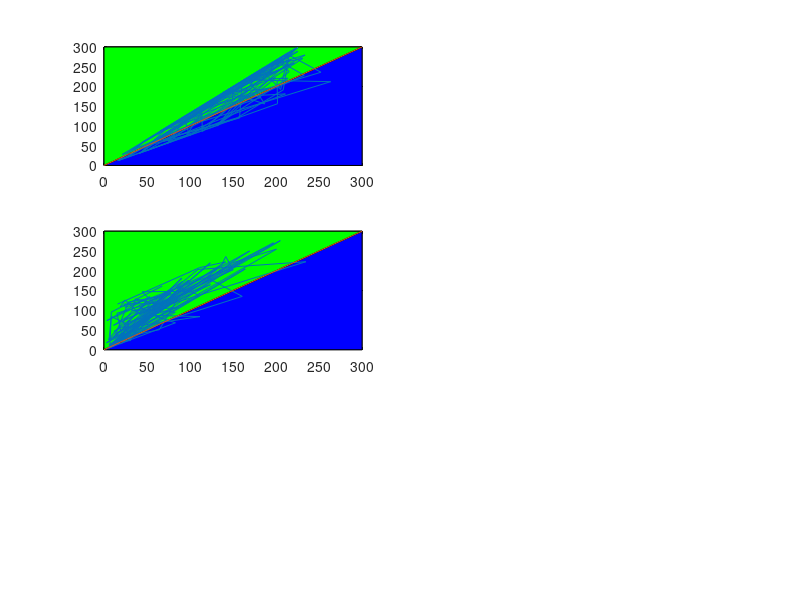

The MATLAB source for this figure:

clear
clc

load param_ThrePert_SA0SB0_25pc_AND.mat
load param_RandSA0SB0_AND.mat

unp=tri_types(nrr,:);
ind=tri_type_SA0ltSB0;
dir=tri_type_SB0ltSA0;

nr=length(tri_type_SB0ltSA0);

for ii=1:nr

    if tri_type_SA0ltSB0(ii)==1 
        M_state_SA0ltSB0(ii,1)=SNB_SA0ltSB0(ii,3)-SNB_SA0ltSB0(ii,4);
        H_state_SA0ltSB0(ii,1)=SNB_SA0ltSB0(ii,3)-SNB_SA0ltSB0(ii,2);
        Tri_Reg_SA0ltSB0(ii,1)=SNB_SA0ltSB0(ii,1)-SNB_SA0ltSB0(ii,4);
    elseif tri_type_SA0ltSB0(ii)==3
        M_state_SA0ltSB0(ii,1)=SNB_SA0ltSB0(ii,3)-SNB_SA0ltSB0(ii,4);
        H_state_SA0ltSB0(ii,1)=SNB_SA0ltSB0(ii,3)-SNB_SA0ltSB0(ii,2);
        Tri_Reg_SA0ltSB0(ii,1)=SNB_SA0ltSB0(ii,1)-SNB_SA0ltSB0(ii,2);
    elseif tri_type_SA0ltSB0(ii)==2 
        M_state_SA0ltSB0(ii,1)=SNB_SA0ltSB0(ii,1)-SNB_SA0ltSB0(ii,4);
        H_state_SA0ltSB0(ii,1)=SNB_SA0ltSB0(ii,3)-SNB_SA0ltSB0(ii,2);
        Tri_Reg_SA0ltSB0(ii,1)=SNB_SA0ltSB0(ii,3)-SNB_SA0ltSB0(ii,4);
    elseif tri_type_SA0ltSB0(ii)==4 
        M_state_SA0ltSB0(ii,1)=SNB_SA0ltSB0(ii,1)-SNB_SA0ltSB0(ii,4);
        H_state_SA0ltSB0(ii,1)=SNB_SA0ltSB0(ii,3)-SNB_SA0ltSB0(ii,2);
        Tri_Reg_SA0ltSB0(ii,1)=SNB_SA0ltSB0(ii,3)-SNB_SA0ltSB0(ii,2);
    end


    if tri_type_SB0ltSA0(ii)==1 
        M_state_SB0ltSA0(ii,1)=SNB_SB0ltSA0(ii,3)-SNB_SB0ltSA0(ii,4);
        H_state_SB0ltSA0(ii,1)=SNB_SB0ltSA0(ii,3)-SNB_SB0ltSA0(ii,2);
        Tri_Reg_SB0ltSA0(ii,1)=SNB_SB0ltSA0(ii,1)-SNB_SB0ltSA0(ii,4);
    elseif tri_type_SB0ltSA0(ii)==3
        M_state_SB0ltSA0(ii,1)=SNB_SB0ltSA0(ii,3)-SNB_SB0ltSA0(ii,4);
        H_state_SB0ltSA0(ii,1)=SNB_SB0ltSA0(ii,3)-SNB_SB0ltSA0(ii,2);
        Tri_Reg_SB0ltSA0(ii,1)=SNB_SB0ltSA0(ii,1)-SNB_SB0ltSA0(ii,2);
    elseif tri_type_SB0ltSA0(ii)==2
        M_state_SB0ltSA0(ii,1)=SNB_SB0ltSA0(ii,1)-SNB_SB0ltSA0(ii,4);
        H_state_SB0ltSA0(ii,1)=SNB_SB0ltSA0(ii,3)-SNB_SB0ltSA0(ii,2);
        Tri_Reg_SB0ltSA0(ii,1)=SNB_SB0ltSA0(ii,3)-SNB_SB0ltSA0(ii,4);
    elseif tri_type_SB0ltSA0(ii)==4
        M_state_SB0ltSA0(ii,1)=SNB_SB0ltSA0(ii,1)-SNB_SB0ltSA0(ii,4);
        H_state_SB0ltSA0(ii,1)=SNB_SB0ltSA0(ii,3)-SNB_SB0ltSA0(ii,2);
        Tri_Reg_SB0ltSA0(ii,1)=SNB_SB0ltSA0(ii,3)-SNB_SB0ltSA0(ii,2);
    end

end

ind_types=[sum(ind==1),sum(ind==2),sum(ind==3),sum(ind==4)];
ind_pc=ind_types.*100./sum(ind_types);

dir_types=[sum(dir==1),sum(dir==2),sum(dir==3),sum(dir==4)];
dir_pc=dir_types.*100./sum(dir_types);

unp_types=[sum(unp==1),sum(unp==2),sum(unp==3),sum(unp==4)];
unp_pc=unp_types.*100./sum(unp_types);



%%%%%%%%%%%%%%%%%%%%%%%%%%%%%%%%%%%%%%%%%%%%%%%%%%%%%%%%%%%%%%%%%%%%%%%%%%%


% Define the vertices of the triangle
x1 = [0, 300, 300];
y1 = [0, 0, 300];

% Plot the vertices
figure(4)
subplot(3,2,1)
plot(x1, y1, 'k-'); % Plot the lines connecting the vertices

% Fill the area of the triangle
% figure(4)
% subplot(3,3,1)
fill(x1, y1, 'b'); % Fill the triangle with blue color
hold on

% Define the vertices of the triangle
x2 = [0, 0, 300];
y2 = [0, 300, 300];

% Plot the vertices
% figure(4)
% subplot(3,3,1)
plot(x2, y2, 'k-'); % Plot the lines connecting the vertices

% Fill the area of the triangle
% figure(4)
% subplot(3,3,1)
fill(x2, y2, 'g'); % Fill the triangle with blue color
hold on

% figure(4)
% subplot(3,3,1)
plot(SNB_SA0ltSB0(:,1), SNB_SB0ltSA0(:,1))
hold on
plot([0,300],[0,300])

sn1_dir_gt_ind = find(SNB_SB0ltSA0(:,1)>SNB_SA0ltSB0(:,1));
sn1_dir_lt_ind = find(SNB_SB0ltSA0(:,1)<SNB_SA0ltSB0(:,1));
sn1_dir_eq_ind = find(SNB_SB0ltSA0(:,1)==SNB_SA0ltSB0(:,1));
tot_sn1 = length(sn1_dir_gt_ind)+length(sn1_dir_lt_ind)+length(sn1_dir_eq_ind);

sn1_cont=([length(sn1_dir_gt_ind),length(sn1_dir_lt_ind),length(sn1_dir_eq_ind)].*100./tot_sn1)

% Define the vertices of the triangle
x1 = [0, 300, 300];
y1 = [0, 0, 300];

% Plot the vertices
figure(4)
subplot(3,2,3)
plot(x1, y1, 'k-'); % Plot the lines connecting the vertices

% Fill the area of the triangle
% figure(4)
% subplot(2,2,2)
fill(x1, y1, 'b'); % Fill the triangle with blue color
hold on

% Define the vertices of the triangle
x2 = [0, 0, 300];
y2 = [0, 300, 300];

% Plot the vertices
% figure(4)
% subplot(2,2,2)
plot(x2, y2, 'k-'); % Plot the lines connecting the vertices

% Fill the area of the triangle
% figure(4)
% subplot(2,2,2)
fill(x2, y2, 'g'); % Fill the triangle with blue color
hold on

% subplot(2,2,2)
plot(M_state_SA0ltSB0,M_state_SB0ltSA0)
hold on
plot([0,300],[0,300])

m_dir_gt_ind = find(M_state_SB0ltSA0(:,1)>M_state_SA0ltSB0(:,1));
m_dir_lt_ind = find(M_state_SB0ltSA0(:,1)<M_state_SA0ltSB0(:,1));
m_dir_eq_ind = find(M_state_SB0ltSA0(:,1)==M_state_SA0ltSB0(:,1));
tot_m = length(m_dir_gt_ind)+length(m_dir_lt_ind)+length(m_dir_eq_ind);


mstate_cont=([length(m_dir_gt_ind),length(m_dir_lt_ind),length(m_dir_eq_ind)].*100./tot_m)
